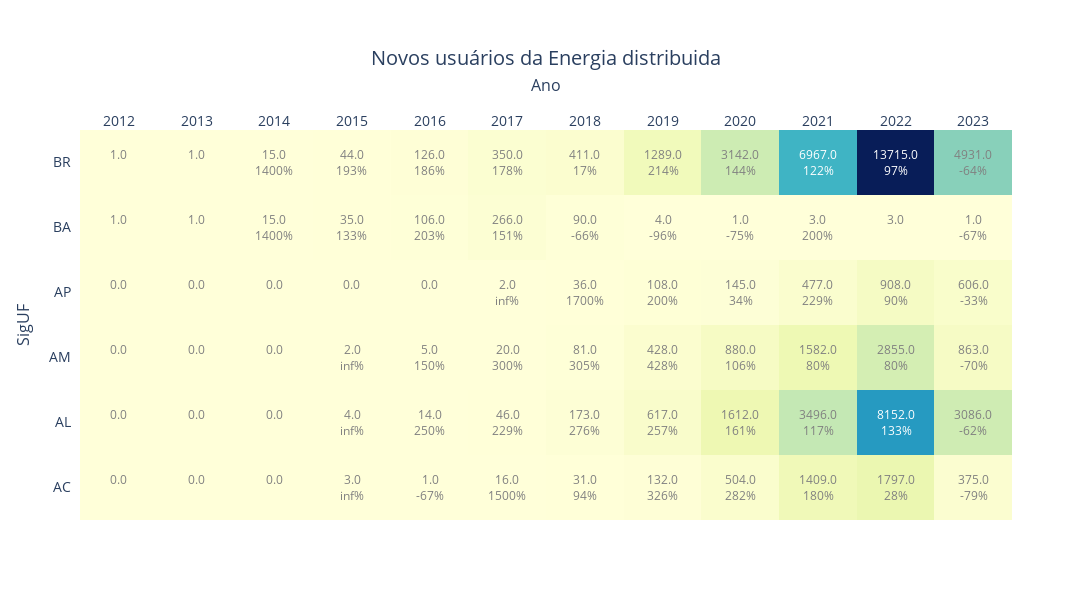

The cell this chart's notebook holds for it:
### Code cell
df['Mes'] = pd.DatetimeIndex(df['DthAtualizaCadastralEmpreend']).month
df['Ano'] = pd.DatetimeIndex(df['DthAtualizaCadastralEmpreend']).year

counts = df_clean.groupby(['Ano', 'SigUF', 'DscClasseConsumo']).agg({'NumCPFCNPJ': 'nunique'}).reset_index()
tabela = counts.groupby(['Ano', 'SigUF'])['NumCPFCNPJ'].sum().reset_index()

matriz = tabela.pivot(index='SigUF', columns='Ano', values='NumCPFCNPJ')
matriz = matriz.fillna(0)
matriz.loc['BR'] = matriz.sum()

matriz_tx = matriz.pct_change(axis=1) * 100
matriz_tx = matriz_tx.applymap(lambda x: '{:.0f}%'.format(x) if not np.isnan(x) and x != 0 else ' ')
matriz_tx['med'] = ""
matriz_tx['Total'] = ""
matriz_tx['2023'] = ""





import plotly.graph_objs as go
import plotly.figure_factory as ff
import numpy as np

# Criando uma lista de strings com valores da matriz e matriz_tx
text = [[f"{matriz.iloc[i,j]:}<br>{matriz_tx.iloc[i,j]}" for j in range(len(matriz.columns))] for i in range(len(matriz.index))]
# Criação do heatmap principal
fig_2 = ff.create_annotated_heatmap(z=matriz.values,
                                  x=list(matriz.columns),
                                  y=list(matriz.index),
                                  annotation_text=text,
                                  font_colors=['gray', 'white'],
                                  colorscale='YlGnBu')
# Configurações de layout
fig_2.update_layout(
    width=1200,
    height=600,
    xaxis_title='Ano',
    xaxis_title_font_size=16,
    xaxis_tickfont_size=14,
    yaxis_title='SigUF',
    yaxis_title_font_size=16,
    yaxis_tickfont_size=14,
    title='Novos usuários da Energia distribuida',
    title_font_size=20,
    title_x=.5,
    margin=dict(t=130)
)    

fig_2.show()

### Figure 1 — Plotly figure (JSON) as saved in the notebook; plotly's stock layout.template omitted (floating-point values rounded to 4 significant figures)
{"data": [{"colorscale": [[0, "rgb(255,255,217)"], [0.125, "rgb(237,248,177)"], [0.25, "rgb(199,233,180)"], [0.375, "rgb(127,205,187)"], [0.5, "rgb(65,182,196)"], [0.625, "rgb(29,145,192)"], [0.75, "rgb(34,94,168)"], [0.875, "rgb(37,52,148)"], [1, "rgb(8,29,88)"]], "reversescale": false, "showscale": false, "type": "heatmap", "x": [2012, 2013, 2014, 2015, 2016, 2017, 2018, 2019, 2020, 2021, 2022, 2023], "y": ["AC", "AL", "AM", "AP", "BA", "BR"], "z": [[0, 0, 0, 3, 1, 16, 31, 132, 504, 1409, 1797, 375], [0, 0, 0, 4, 14, 46, 173, 617, 1612, 3496, 8152, 3086], [0, 0, 0, 2, 5, 20, 81, 428, 880, 1582, 2855, 863], [0, 0, 0, 0, 0, 2, 36, 108, 145, 477, 908, 606], [1, 1, 15, 35, 106, 266, 90, 4, 1, 3, 3, 1], [1, 1, 15, 44, 126, 350, 411, 1289, 3142, 6967, 13715, 4931]]}], "layout": {"annotations": [{"font": {"color": "gray"}, "showarrow": false, "text": "0.0<br> ", "x": 2012, "xref": "x", "y": "AC", "yref": "y"}, {"font": {"color": "gray"}, "showarrow": false, "text": "0.0<br> ", "x": 2013, "xref": "x", "y": "AC", "yref": "y"}, {"font": {"color": "gray"}, "showarrow": false, "text": "0.0<br> ", "x": 2014, "xref": "x", "y": "AC", "yref": "y"}, {"font": {"color": "gray"}, "showarrow": false, "text": "3.0<br>inf%", "x": 2015, "xref": "x", "y": "AC", "yref": "y"}, {"font": {"color": "gray"}, "showarrow": false, "text": "1.0<br>-67%", "x": 2016, "xref": "x", "y": "AC", "yref": "y"}, {"font": {"color": "gray"}, "showarrow": false, "text": "16.0<br>1500%", "x": 2017, "xref": "x", "y": "AC", "yref": "y"}, {"font": {"color": "gray"}, "showarrow": false, "text": "31.0<br>94%", "x": 2018, "xref": "x", "y": "AC", "yref": "y"}, {"font": {"color": "gray"}, "showarrow": false, "text": "132.0<br>326%", "x": 2019, "xref": "x", "y": "AC", "yref": "y"}, {"font": {"color": "gray"}, "showarrow": false, "text": "504.0<br>282%", "x": 2020, "xref": "x", "y": "AC", "yref": "y"}, {"font": {"color": "gray"}, "showarrow": false, "text": "1409.0<br>180%", "x": 2021, "xref": "x", "y": "AC", "yref": "y"}, {"font": {"color": "gray"}, "showarrow": false, "text": "1797.0<br>28%", "x": 2022, "xref": "x", "y": "AC", "yref": "y"}, {"font": {"color": "gray"}, "showarrow": false, "text": "375.0<br>-79%", "x": 2023, "xref": "x", "y": "AC", "yref": "y"}, {"font": {"color": "gray"}, "showarrow": false, "text": "0.0<br> ", "x": 2012, "xref": "x", "y": "AL", "yref": "y"}, {"font": {"color": "gray"}, "showarrow": false, "text": "0.0<br> ", "x": 2013, "xref": "x", "y": "AL", "yref": "y"}, {"font": {"color": "gray"}, "showarrow": false, "text": "0.0<br> ", "x": 2014, "xref": "x", "y": "AL", "yref": "y"}, {"font": {"color": "gray"}, "showarrow": false, "text": "4.0<br>inf%", "x": 2015, "xref": "x", "y": "AL", "yref": "y"}, {"font": {"color": "gray"}, "showarrow": false, "text": "14.0<br>250%", "x": 2016, "xref": "x", "y": "AL", "yref": "y"}, {"font": {"color": "gray"}, "showarrow": false, "text": "46.0<br>229%", "x": 2017, "xref": "x", "y": "AL", "yref": "y"}, {"font": {"color": "gray"}, "showarrow": false, "text": "173.0<br>276%", "x": 2018, "xref": "x", "y": "AL", "yref": "y"}, {"font": {"color": "gray"}, "showarrow": false, "text": "617.0<br>257%", "x": 2019, "xref": "x", "y": "AL", "yref": "y"}, {"font": {"color": "gray"}, "showarrow": false, "text": "1612.0<br>161%", "x": 2020, "xref": "x", "y": "AL", "yref": "y"}, {"font": {"color": "gray"}, "showarrow": false, "text": "3496.0<br>117%", "x": 2021, "xref": "x", "y": "AL", "yref": "y"}, {"font": {"color": "white"}, "showarrow": false, "text": "8152.0<br>133%", "x": 2022, "xref": "x", "y": "AL", "yref": "y"}, {"font": {"color": "gray"}, "showarrow": false, "text": "3086.0<br>-62%", "x": 2023, "xref": "x", "y": "AL", "yref": "y"}, {"font": {"color": "gray"}, "showarrow": false, "text": "0.0<br> ", "x": 2012, "xref": "x", "y": "AM", "yref": "y"}, {"font": {"color": "gray"}, "showarrow": false, "text": "0.0<br> ", "x": 2013, "xref": "x", "y": "AM", "yref": "y"}, {"font": {"color": "gray"}, "showarrow": false, "text": "0.0<br> ", "x": 2014, "xref": "x", "y": "AM", "yref": "y"}, {"font": {"color": "gray"}, "showarrow": false, "text": "2.0<br>inf%", "x": 2015, "xref": "x", "y": "AM", "yref": "y"}, {"font": {"color": "gray"}, "showarrow": false, "text": "5.0<br>150%", "x": 2016, "xref": "x", "y": "AM", "yref": "y"}, {"font": {"color": "gray"}, "showarrow": false, "text": "20.0<br>300%", "x": 2017, "xref": "x", "y": "AM", "yref": "y"}, {"font": {"color": "gray"}, "showarrow": false, "text": "81.0<br>305%", "x": 2018, "xref": "x", "y": "AM", "yref": "y"}, {"font": {"color": "gray"}, "showarrow": false, "text": "428.0<br>428%", "x": 2019, "xref": "x", "y": "AM", "yref": "y"}, {"font": {"color": "gray"}, "showarrow": false, "text": "880.0<br>106%", "x": 2020, "xref": "x", "y": "AM", "yref": "y"}, {"font": {"color": "gray"}, "showarrow": false, "text": "1582.0<br>80%", "x": 2021, "xref": "x", "y": "AM", "yref": "y"}, {"font": {"color": "gray"}, "showarrow": false, "text": "2855.0<br>80%", "x": 2022, "xref": "x", "y": "AM", "yref": "y"}, {"font": {"color": "gray"}, "showarrow": false, "text": "863.0<br>-70%", "x": 2023, "xref": "x", "y": "AM", "yref": "y"}, {"font": {"color": "gray"}, "showarrow": false, "text": "0.0<br> ", "x": 2012, "xref": "x", "y": "AP", "yref": "y"}, {"font": {"color": "gray"}, "showarrow": false, "text": "0.0<br> ", "x": 2013, "xref": "x", "y": "AP", "yref": "y"}, {"font": {"color": "gray"}, "showarrow": false, "text": "0.0<br> ", "x": 2014, "xref": "x", "y": "AP", "yref": "y"}, {"font": {"color": "gray"}, "showarrow": false, "text": "0.0<br> ", "x": 2015, "xref": "x", "y": "AP", "yref": "y"}, {"font": {"color": "gray"}, "showarrow": false, "text": "0.0<br> ", "x": 2016, "xref": "x", "y": "AP", "yref": "y"}, {"font": {"color": "gray"}, "showarrow": false, "text": "2.0<br>inf%", "x": 2017, "xref": "x", "y": "AP", "yref": "y"}, {"font": {"color": "gray"}, "showarrow": false, "text": "36.0<br>1700%", "x": 2018, "xref": "x", "y": "AP", "yref": "y"}, {"font": {"color": "gray"}, "showarrow": false, "text": "108.0<br>200%", "x": 2019, "xref": "x", "y": "AP", "yref": "y"}, {"font": {"color": "gray"}, "showarrow": false, "text": "145.0<br>34%", "x": 2020, "xref": "x", "y": "AP", "yref": "y"}, {"font": {"color": "gray"}, "showarrow": false, "text": "477.0<br>229%", "x": 2021, "xref": "x", "y": "AP", "yref": "y"}, {"font": {"color": "gray"}, "showarrow": false, "text": "908.0<br>90%", "x": 2022, "xref": "x", "y": "AP", "yref": "y"}, {"font": {"color": "gray"}, "showarrow": false, "text": "606.0<br>-33%", "x": 2023, "xref": "x", "y": "AP", "yref": "y"}, {"font": {"color": "gray"}, "showarrow": false, "text": "1.0<br> ", "x": 2012, "xref": "x", "y": "BA", "yref": "y"}, {"font": {"color": "gray"}, "showarrow": false, "text": "1.0<br> ", "x": 2013, "xref": "x", "y": "BA", "yref": "y"}, {"font": {"color": "gray"}, "showarrow": false, "text": "15.0<br>1400%", "x": 2014, "xref": "x", "y": "BA", "yref": "y"}, {"font": {"color": "gray"}, "showarrow": false, "text": "35.0<br>133%", "x": 2015, "xref": "x", "y": "BA", "yref": "y"}, {"font": {"color": "gray"}, "showarrow": false, "text": "106.0<br>203%", "x": 2016, "xref": "x", "y": "BA", "yref": "y"}, {"font": {"color": "gray"}, "showarrow": false, "text": "266.0<br>151%", "x": 2017, "xref": "x", "y": "BA", "yref": "y"}, {"font": {"color": "gray"}, "showarrow": false, "text": "90.0<br>-66%", "x": 2018, "xref": "x", "y": "BA", "yref": "y"}, {"font": {"color": "gray"}, "showarrow": false, "text": "4.0<br>-96%", "x": 2019, "xref": "x", "y": "BA", "yref": "y"}, {"font": {"color": "gray"}, "showarrow": false, "text": "1.0<br>-75%", "x": 2020, "xref": "x", "y": "BA", "yref": "y"}, {"font": {"color": "gray"}, "showarrow": false, "text": "3.0<br>200%", "x": 2021, "xref": "x", "y": "BA", "yref": "y"}, {"font": {"color": "gray"}, "showarrow": false, "text": "3.0<br> ", "x": 2022, "xref": "x", "y": "BA", "yref": "y"}, {"font": {"color": "gray"}, "showarrow": false, "text": "1.0<br>-67%", "x": 2023, "xref": "x", "y": "BA", "yref": "y"}, {"font": {"color": "gray"}, "showarrow": false, "text": "1.0<br> ", "x": 2012, "xref": "x", "y": "BR", "yref": "y"}, {"font": {"color": "gray"}, "showarrow": false, "text": "1.0<br> ", "x": 2013, "xref": "x", "y": "BR", "yref": "y"}, {"font": {"color": "gray"}, "showarrow": false, "text": "15.0<br>1400%", "x": 2014, "xref": "x", "y": "BR", "yref": "y"}, {"font": {"color": "gray"}, "showarrow": false, "text": "44.0<br>193%", "x": 2015, "xref": "x", "y": "BR", "yref": "y"}, {"font": {"color": "gray"}, "showarrow": false, "text": "126.0<br>186%", "x": 2016, "xref": "x", "y": "BR", "yref": "y"}, {"font": {"color": "gray"}, "showarrow": false, "text": "350.0<br>178%", "x": 2017, "xref": "x", "y": "BR", "yref": "y"}, {"font": {"color": "gray"}, "showarrow": false, "text": "411.0<br>17%", "x": 2018, "xref": "x", "y": "BR", "yref": "y"}, {"font": {"color": "gray"}, "showarrow": false, "text": "1289.0<br>214%", "x": 2019, "xref": "x", "y": "BR", "yref": "y"}, {"font": {"color": "gray"}, "showarrow": false, "text": "3142.0<br>144%", "x": 2020, "xref": "x", "y": "BR", "yref": "y"}, {"font": {"color": "white"}, "showarrow": false, "text": "6967.0<br>122%", "x": 2021, "xref": "x", "y": "BR", "yref": "y"}, {"font": {"color": "white"}, "showarrow": false, "text": "13715.0<br>97%", "x": 2022, "xref": "x", "y": "BR", "yref": "y"}, {"font": {"color": "gray"}, "showarrow": false, "text": "4931.0<br>-64%", "x": 2023, "xref": "x", "y": "BR", "yref": "y"}], "height": 600, "margin": {"t": 130}, "title": {"font": {"size": 20}, "text": "Novos usuários da Energia distribuida", "x": 0.5}, "width": 1200, "xaxis": {"dtick": 1, "gridcolor": "rgb(0, 0, 0)", "side": "top", "tickfont": {"size": 14}, "ticks": "", "title": {"font": {"size": 16}, "text": "Ano"}}, "yaxis": {"dtick": 1, "tickfont": {"size": 14}, "ticks": "", "ticksuffix": "  ", "title": {"font": {"size": 16}, "text": "SigUF"}}}}
